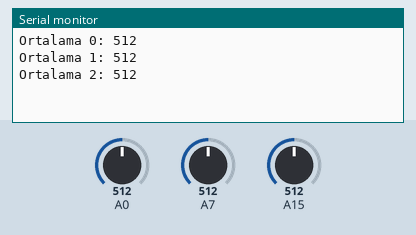
Simulated run of this sketch. Board: Arduino Mega 2560, built with avr-gcc and run on an emulated ATmega2560. On the bench: the last lines printed to the serial monitor. Inputs (shaded band) come from the test bench; at power-on: A0 = 512, A15 = 512, A7 = 512.

Above: at 1.2 s.
1.3 s: A0 set to 523
At 1.51 s:
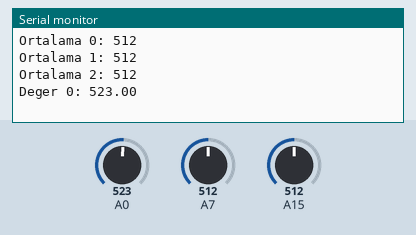
4.6 s: A15 set to 529
At 4.85 s:
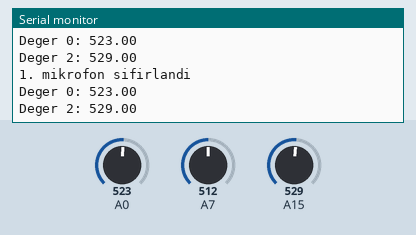
6.1 s: A7 set to 987
At 7.2 s:
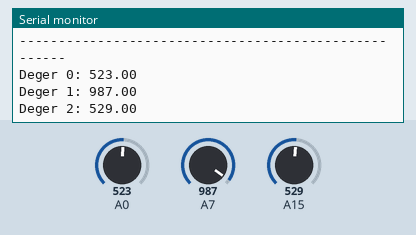
9.1 s: A7 set to 1017
At 10.2 s:
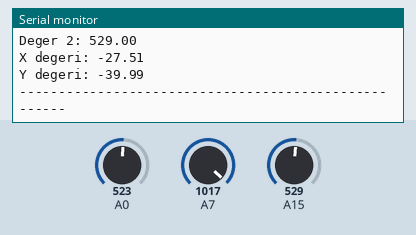
Timing chart, 0 to 12.1 s (numbered marks = the images above; inputs shaded):
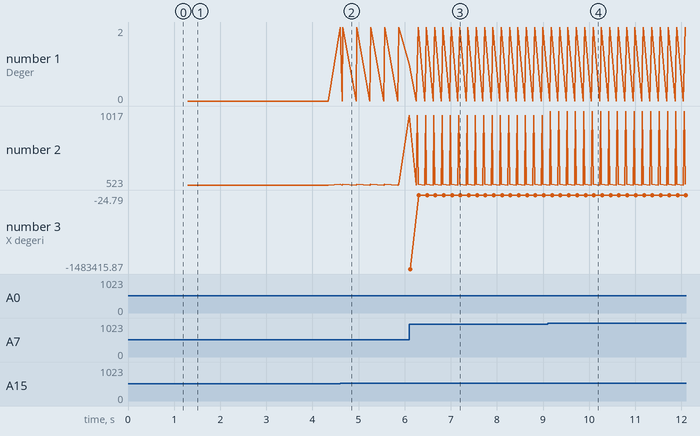

Measured:
- the behaviour switches between 515 and 516 on A0 (found by bisection; images 0 and 1)
- the behaviour switches between 999 and 1000 on A7 (found by bisection; images 3 and 4)
- after the input at 1.3 s, the serial monitor: prints a new line at once (image 1)
- after the input at 4.6 s, the serial monitor: prints a new line at once (image 2)
- after the input at 6.1 s, the serial monitor: prints a new line at once (image 3)
- after the input at 9.1 s, the serial monitor: prints a new line after 0.06 s (image 4)
- plotted number 1: 0 → 2 after the input at 4.6 s
- plotted number 2: 523 → 529 after the input at 4.6 s

The sketch:

detector.ino
```cpp
#define DUGUM_SAYISI 3
#define SATIR_SAYISI DUGUM_SAYISI
#define SUTUN_SAYISI DUGUM_SAYISI + 1   // zaman degiskeni geldi
#define SES_HIZI2 0.001177862   // cm/mikrosaniye
#define TIMEOUT 300000  //ms
#define VOLTAGE_SENSIVITY 3

long int deger0, deger1, deger2, checkpoint, checkpoint2, zaman1, zaman2, zaman3, ilk_zaman = 0, son_zaman = 0;
long double mikrofonlar[DUGUM_SAYISI][2] = {{-15, 0}, {15, 0}, {0, 30}},
    uzakliklar[DUGUM_SAYISI],
    denklemler[SATIR_SAYISI][SUTUN_SAYISI],
    bilinmeyenler[3];

int sinyal_geldi0 = 0, sinyal_geldi1 = 0, sinyal_geldi2 = 0,
    sonraki, yeni_sinyal = 0, ilk_sinyal = -1, baslangic = 0,
    ortalama_bulundu = 0, sifir_bulundu = 0,
    j, k, l, m,
    toplam0 = 0, toplam1 = 0, toplam2 = 0;

double katsayi, x[SUTUN_SAYISI];

void setup ()
{
  Serial.begin (9600);
}

void loop ()
{
  if((sinyal_geldi0 == 0) && (sinyal_geldi1 == 0) && (sinyal_geldi2 == 0))
  {
    ilk_zaman = micros();
  }

  deger0 = analogRead(A0);
  deger1 = analogRead(A7);
  deger2 = analogRead(A15);

//  Serial.print("Deger 0: "); Serial.println(deger0);
//  Serial.print("Deger 1: "); Serial.println(deger1);
//  Serial.print("Deger 2: "); Serial.println(deger2);

  /* Ortamin ortalama ses esik degerini hesapla */
  if(baslangic < 50)
  {
    toplam0 += deger0;
    toplam1 += deger1;
    toplam2 += deger2;
    baslangic += 1;
  }

  else
  {
    if(ortalama_bulundu == 0)
    {
      toplam0 = toplam0 / 50;
      toplam1 = toplam1 / 50;
      toplam2 = toplam2 / 50;
      ortalama_bulundu = 1;
      Serial.print("Ortalama 0: "); Serial.println(toplam0);
      Serial.print("Ortalama 1: "); Serial.println(toplam1);
      Serial.print("Ortalama 2: "); Serial.println(toplam2);
    }

    /* Mikrofondan gelen sinyalleri al */
    if(((deger0 < (toplam0 - VOLTAGE_SENSIVITY)) || (deger0 > (toplam0 + VOLTAGE_SENSIVITY))) && (sinyal_geldi0 == 0))
    {
      Serial.print("Deger 0: "); Serial.println((double)deger0, 2);

      sinyal_geldi0 = 1;
      if((sinyal_geldi1 == 0) && (sinyal_geldi2 == 0))
      {
        ilk_sinyal = 0;
        son_zaman = ilk_zaman;
      }

      uzakliklar[0] = micros() - son_zaman;

      //Serial.print("1. mikrofonun sinyal zamani: "); Serial.println((double)uzakliklar[0], 2);
    }

    if(((deger1 < (toplam1 - VOLTAGE_SENSIVITY)) || (deger1 > (toplam1 + VOLTAGE_SENSIVITY))) && (sinyal_geldi1 == 0))
    {
      Serial.print("Deger 1: "); Serial.println((double)deger1, 2);

      sinyal_geldi1 = 1;
      if((sinyal_geldi0 == 0) && (sinyal_geldi2 == 0))
      {
        ilk_sinyal = 1;
        son_zaman = ilk_zaman;
      }
      uzakliklar[1] = micros() - son_zaman;
      //Serial.print("2. mikrofonun sinyal zamani: "); Serial.println((double)uzakliklar[1], 2);
    }

    if(((deger2 < (toplam2 - VOLTAGE_SENSIVITY)) || (deger2 > (toplam2 + VOLTAGE_SENSIVITY))) && (sinyal_geldi2 == 0))
    {
      Serial.print("Deger 2: "); Serial.println((double)deger2, 2);

      sinyal_geldi2 = 1;
      if((sinyal_geldi0 == 0) && (sinyal_geldi1 == 0))
      {
        ilk_sinyal = 2;
        son_zaman = ilk_zaman;
      }

      uzakliklar[2] = micros() - son_zaman;
      //Serial.print("3. mikrofonun sinyal zamani: "); Serial.println((double)uzakliklar[2], 2);
    }

    /* Denklemi hesapla */
    if((sinyal_geldi0 != 0) && (sinyal_geldi1 != 0) && (sinyal_geldi2 != 0))
    {
      //Serial.print("1. mikrofon"); Serial.println(uzakliklar[0]);
      //Serial.print("2. mikrofon"); Serial.println(uzakliklar[1]);
      //Serial.print("3. mikrofon"); Serial.println(uzakliklar[2]);

      for(int i = 0; i < SATIR_SAYISI; i++){
        if(i == (SATIR_SAYISI - 1)) sonraki = 0;
        else sonraki = i + 1;
        denklemler[i][0] = ((-2)*mikrofonlar[i][0] + 2*mikrofonlar[sonraki][0]);   // X degeri
        denklemler[i][1] = ((-2)*mikrofonlar[i][1] + 2*mikrofonlar[sonraki][1]);   // Y degeri
        denklemler[i][2] = (SES_HIZI2) * (2) * uzakliklar[i];    // t0 degeri
        denklemler[i][3] = ( (SES_HIZI2) * ( (uzakliklar[i] * uzakliklar[i]) - (uzakliklar[sonraki] * uzakliklar[sonraki]) ) - ( (mikrofonlar[i][0] * mikrofonlar[i][0]) - (mikrofonlar[sonraki][0] * mikrofonlar[sonraki][0])) - ((mikrofonlar[i][1] * mikrofonlar[i][1]) - (mikrofonlar[sonraki][1] * mikrofonlar[sonraki][1])));    // sabit degerler,
      }


      for(j = 0; j < SATIR_SAYISI; j++){                  //ilk kosegenden basla
        if(denklemler[j][j] != 1){                                //eger kosegeni 1 degilse
          if(denklemler[j][j] == 0){                              //eger kosegeni 0 ise
            for(l = j; l < SATIR_SAYISI; l++){            //ayni sutunda 0 olmayan degeri bul
              if(denklemler[l][j] != 0){                          //0 olmayan degeri bulursan bunu isaretle
                sifir_bulundu = 1;
                for(k = 0; k < SUTUN_SAYISI; k++){        //0 olmayan satirla 0 olan satirin yerini degistir
                  x[k] = denklemler[j][k];
                  denklemler[j][k] = denklemler[l][k];
                  denklemler[l][k] = x[k];
                }
              }
              if(sifir_bulundu == 1)  l = SATIR_SAYISI-1; //sifir bulunduysa donguden cikmasini sagla
              else if(sifir_bulundu == 0){
                Serial.print(l);
                Serial.println(". degisken icin tum sutun degerleri sifir, deger belirlenemedi.");
              }
            }
          }

          else{                                           //kosegeni 1 yapmak icin butun elemanları kosegenin degerine bol
            katsayi = denklemler[j][j];
            for(k = j; k < SUTUN_SAYISI; k++){
              if(denklemler[j][k] != 0){                          //sutun degeri 0 ise bolme
                denklemler[j][k] = denklemler[j][k] / katsayi;
              }
            }
          }

        }

    // ALT UCGENI SIFIRLA
        if(j != SATIR_SAYISI - 1){
          for(k = j + 1; k < SATIR_SAYISI; k++){
            if(denklemler[k][j] != 0){
            katsayi = denklemler[k][j];
              for(l = j; l < SUTUN_SAYISI; l++){            //kosegen satirinin tum degerlerini katsayiyla carpip sifirlanacak
                denklemler[k][l] -= denklemler[j][l] * katsayi;             //satir degerlerinden cikart
              }
            }
          }
        }

    //UST UCGEN ERITILIYOR
        else{

          for(k = j; k >= 0; k--){
            for(m = k - 1; m >= 0; m--){
              if(denklemler[m][k] != 0){
                katsayi = denklemler[m][k];
                for(l = k; l < SUTUN_SAYISI; l++){
                  denklemler[m][l] -= denklemler[k][l] * katsayi;
                }
              }
            }
          }

        }

      }

    bilinmeyenler[0] = denklemler[0][SUTUN_SAYISI - 1];
    bilinmeyenler[1] = denklemler[1][SUTUN_SAYISI - 1];
    bilinmeyenler[2] = denklemler[2][SUTUN_SAYISI - 1];

    Serial.print("X degeri: "); Serial.println((double)bilinmeyenler[0], 2);
    Serial.print("Y degeri: "); Serial.println((double)bilinmeyenler[1], 2);
    Serial.println("-----------------------------------------------------");
    sinyal_geldi0 = 0;
    sinyal_geldi1 = 0;
    sinyal_geldi2 = 0;
    sifir_bulundu = 0;
    son_zaman = 0;
    delay(100);
    }

    /* Ses tek mikrofona ulasmis ise alicilari sifirla */
    if(son_zaman != 0)
    {
      checkpoint = micros() - son_zaman;
      if((ilk_sinyal == 0) && (abs(uzakliklar[0] - checkpoint) > TIMEOUT))
      {
        ilk_sinyal = -1;
        sinyal_geldi0 = 0;
        sinyal_geldi1 = 0;
        sinyal_geldi2 = 0;
        son_zaman = 0;
        //Serial.print("Checkpoint - uzaklik0: "); Serial.println((double)abs(uzakliklar[0] - checkpoint), 2);
        Serial.println("1. mikrofon sifirlandi");
      }
      else if((ilk_sinyal == 1) && (abs(uzakliklar[1] - checkpoint) > TIMEOUT))
      {
        ilk_sinyal = -1;
        sinyal_geldi0 = 0;
        sinyal_geldi1 = 0;
        sinyal_geldi2 = 0;
        son_zaman = 0;
        //Serial.print("Checkpoint - uzaklik1: "); Serial.println((double)abs(uzakliklar[1] - checkpoint), 2);
        Serial.println("2. mikrofon sifirlandi");
      }
      else if((ilk_sinyal == 2) && (abs(uzakliklar[2] - checkpoint) > TIMEOUT))
      {
        ilk_sinyal = -1;
        sinyal_geldi0 = 0;
        sinyal_geldi1 = 0;
        sinyal_geldi2 = 0;
        son_zaman = 0;
        //Serial.print("Checkpoint - uzaklik2: "); Serial.println((double)abs(uzakliklar[2] - checkpoint), 2);
        Serial.println("3. mikrofon sifirlandi");
      }
    }
  }
}
```
